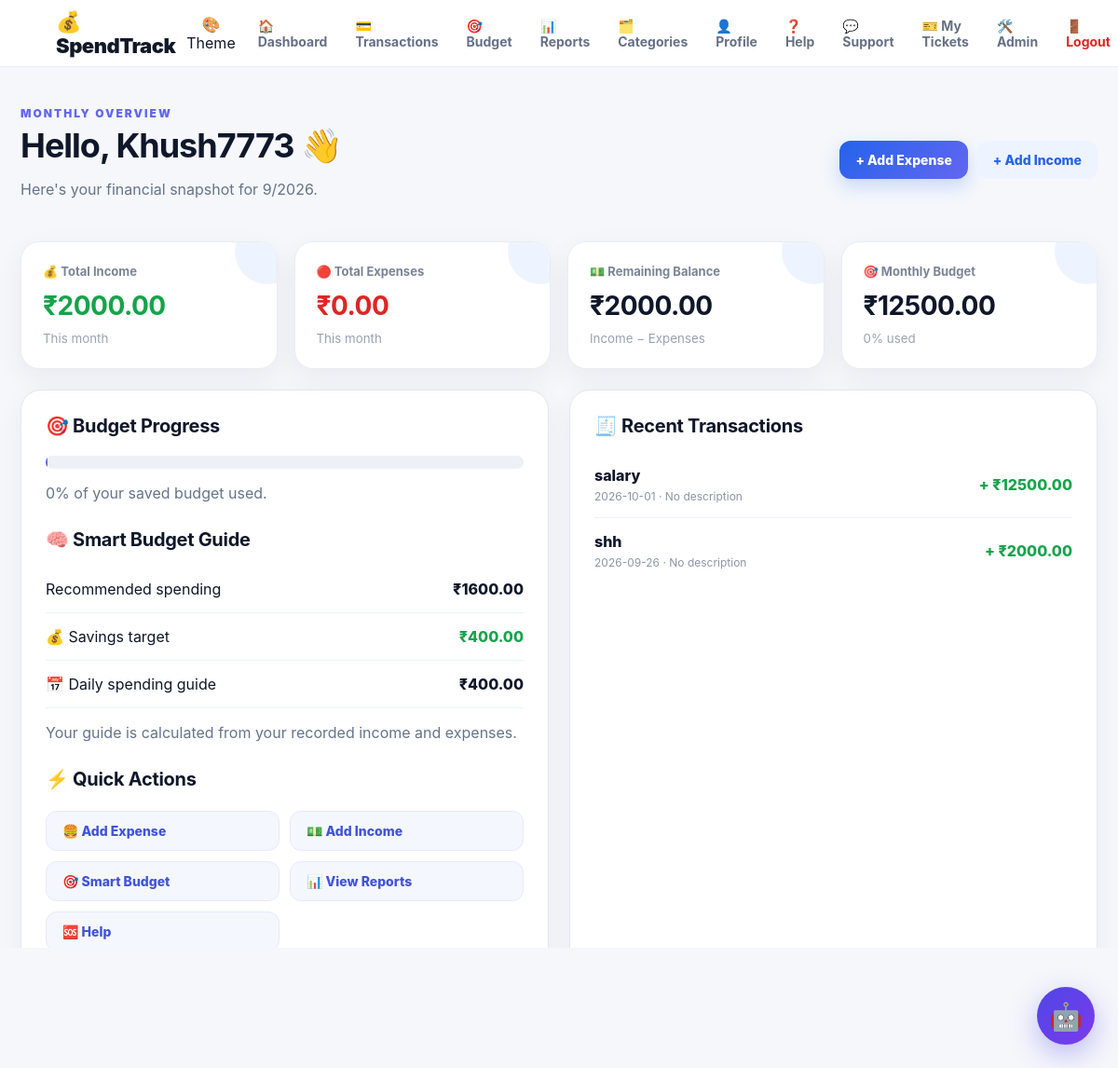
The app's page /dashboard (signed in) with its own data.
### tables this page shows
CREATE TABLE budgets (
        id INTEGER PRIMARY KEY AUTOINCREMENT, user_id INTEGER NOT NULL,
        month INTEGER NOT NULL, year INTEGER NOT NULL, amount REAL NOT NULL,
        UNIQUE(user_id, month, year), FOREIGN KEY(user_id) REFERENCES users(id)
    );

CREATE TABLE transactions (
        id INTEGER PRIMARY KEY AUTOINCREMENT, user_id INTEGER NOT NULL,
        type TEXT NOT NULL, amount REAL NOT NULL, category TEXT,
        source TEXT, payment_method TEXT, description TEXT,
        transaction_date TEXT NOT NULL,
        FOREIGN KEY(user_id) REFERENCES users(id)
    );

### app.py (the view)
@app.route("/dashboard")
@login_required
def dashboard():
    m, y = date.today().month, date.today().year
    income, expense = totals(
        session["user_id"],
        m,
        y
    )
    conn = get_db()
    b = conn.execute("""
        SELECT amount
        FROM budgets
        WHERE user_id = ?
        AND month = ?
        AND year = ?
    """, (
        session["user_id"],
        m,
        y
    )).fetchone()
    recent = conn.execute("""
        SELECT *
        FROM transactions
        WHERE user_id = ?
        ORDER BY transaction_date DESC, id DESC
        LIMIT 6
    """, (
        session["user_id"],
    )).fetchall()
    conn.close()
    budget = float(b["amount"]) if b else 0
    used = min(
        expense / budget * 100,
        100
    ) if budget else 0
    needs_amount = income * 0.50
    wants_amount = income * 0.20
    savings_amount = income * 0.20
    emergency_amount = income * 0.10
    recommended = income * 0.80
    savings_target = income * 0.20
    days_left = max(
        calendar.monthrange(y, m)[1]
        - date.today().day
        + 1,
        1
    )
    daily_guide = max(
        recommended - expense,
        0
    ) / days_left
    suggestions = []
    if income <= 0:
        suggestions.append(
            "💡 Add your monthly salary or income "
            "to generate your personalized plan."
        )
    else:
        suggestions.append(
            f"🏠 Try to keep your essential expenses "
            f"around ₹{needs_amount:,.0f}."
        )
        suggestions.append(
            f"💰 Try to save around "
            f"₹{savings_amount:,.0f} this month."
        )
        suggestions.append(
            f"🎉 Your suggested flexible spending "
            f"limit is ₹{wants_amount:,.0f}."
        )
        suggestions.append(
            f"🚨 Keep around ₹{emergency_amount:,.0f} "
            f"as an emergency reserve."
        )
        if expense > needs_amount:
            suggestions.append(
                "⚠️ Your current spending is higher "
                "than the suggested essential limit."
            )
        if savings_amount > 0 and income - expense < savings_amount:
            suggestions.append(
                "📉 Your current remaining balance is "
                "below the suggested savings target."
            )
        if expense == 0:
            suggestions.append(
                "🌟 No expenses recorded yet. "
                "Start tracking your spending to get "
                "more personalized suggestions."
            )
    return render_template(
        "dashboard.html",
        income=income,
        expense=expense,
        balance=income - expense,
        budget=budget,
        used=used,
        recent=recent,
        month=m,
        year=y,
        recommended=recommended,
        savings_target=savings_target,
        daily_guide=daily_guide,
        needs_amount=needs_amount,
        wants_amount=wants_amount,
        emergency_amount=emergency_amount,
        suggestions=suggestions
    )

### app.py (called while the page is built)
def get_db():
    conn = sqlite3.connect(DATABASE)
    conn.row_factory = sqlite3.Row
    return conn

def login_required(f):
    @wraps(f)
    def decorated_function(*args, **kwargs):
        if "user_id" not in session:
            flash("Please login first.", "error")
            return redirect(url_for("login"))
        return f(*args, **kwargs)
    return decorated_function

def totals(uid, month, year):
    conn=get_db()
    r=conn.execute("""SELECT
    COALESCE(SUM(CASE WHEN type='income' THEN amount ELSE 0 END),0) income,
    COALESCE(SUM(CASE WHEN type='expense' THEN amount ELSE 0 END),0) expense
    FROM transactions WHERE user_id=? AND strftime('%m',transaction_date)=?
    AND strftime('%Y',transaction_date)=?""",(uid,f"{month:02d}",str(year))).fetchone()
    conn.close()
    return float(r["income"]),float(r["expense"])

def user_categories(uid):
    if not uid: return CATEGORIES
    conn=get_db(); rows=conn.execute("SELECT name FROM categories WHERE user_id=? ORDER BY name",(uid,)).fetchall(); conn.close()
    return [r["name"] for r in rows] or CATEGORIES

@app.context_processor
def globals():
    return {"categories":user_categories(session.get("user_id")),"payment_methods":PAYMENT_METHODS,"month_names":MONTH_NAMES,"logged_in":"user_id" in session}

### templates/dashboard.html (shortened to what this page needs)
{% extends "base.html" %}
{% block content %}
<main class="container">
    <section class="hero">
        <div>
            <p class="eyebrow">
                MONTHLY OVERVIEW
            </p>
            <h1>
                Hello, {{ session["user_name"] }} 👋
            </h1>
            <p class="muted">
                Here's your financial snapshot for
                {{ month }}/{{ year }}.
            </p>
        </div>
        <div class="quick">
            <a class="primary"
               href="{{ url_for('add_expense') }}">
                + Add Expense
            </a>
            <a class="secondary"
               href="{{ url_for('add_income') }}">
                + Add Income
            </a>
        </div>
    </section>
    <section class="cards">
        <div class="card">
            <span>💰 Total Income</span>
            <strong class="green">
                ₹{{ "%.2f"|format(income) }}
            </strong>
            <small>
                This month
            </small>
        </div>
        <div class="card">
            <span>🔴 Total Expenses</span>
            <strong class="red">
                ₹{{ "%.2f"|format(expense) }}
            </strong>
            <small>
                This month
            </small>
        </div>
        <div class="card">
            <span>💵 Remaining Balance</span>
            <strong>
                ₹{{ "%.2f"|format(balance) }}
            </strong>
            <small>
                Income − Expenses
            </small>
        </div>
        <div class="card">
            <span>🎯 Monthly Budget</span>
            <strong>
                ₹{{ "%.2f"|format(budget) }}
            </strong>
            <small>
                {{ "%.0f"|format(used) }}% used
            </small>
        </div>
    </section>
    <section class="grid2">
        <section class="panel">
            <h2>
                🎯 Budget Progress
            </h2>
            <div class="progress">
                <div style="width: {{ used }}%"></div>
            </div>
            <p class="muted">
                {{ "%.0f"|format(used) }}%
                of your saved budget used.
            </p>
            <h2 style="margin-top:28px;">
                🧠 Smart Budget Guide
            </h2>
            <div class="tx">
                <span>
                    Recommended spending
                </span>
                <b>
                    ₹{{ "%.2f"|format(recommended) }}
                </b>
            </div>
            <div class="tx">
                <span>
                    💰 Savings target
                </span>
                <b class="green">
                    ₹{{ "%.2f"|format(savings_target) }}
                </b>
            </div>
            <div class="tx">
                <span>
                    📅 Daily spending guide
                </span>
                <b>
                    ₹{{ "%.2f"|format(daily_guide) }}
                </b>
            </div>
            <p class="muted">
                Your guide is calculated from your
                recorded income and expenses.
            </p>
            <h2 style="margin-top:28px;">
                ⚡ Quick Actions
            </h2>
            <div class="actions">
                <a class="action"
                   href="{{ url_for('add_expense') }}">
                    🍔 Add Expense
                </a>
                <a class="action"
                   href="{{ url_for('add_income') }}">
                    💵 Add Income
                </a>
                <a class="action"
                   href="{{ url_for('budget') }}">
                    🎯 Smart Budget
                </a>
                <a class="action"
                   href="{{ url_for('reports') }}">
                    📊 View Reports
                </a>
                <a class="action"
                   href="{{ url_for('help_page') }}">
                    🆘 Help
                </a>
            </div>
            <form
                method="post"
                action="{{ url_for('seed_demo') }}"
                style="margin-top:15px;">
                <button class="secondary full">
                </button>
            </form>
        </section>
        <section class="panel">
            <h2>
                🧾 Recent Transactions
            </h2>
            {% for t in recent %}
            <div class="tx">
                <div>
                    <b>
                        {{ t["category"] or t["source"] }}
                    </b>
                    <small>
                        {{ t["transaction_date"] }}
                        ·
                        {{ t["description"] or "No description" }}
                    </small>
                </div>
                <b class="{{ 'green' if t['type'] == 'income' else 'red' }}">
                    {{ '+' if t['type'] == 'income' else '-' }}
                    ₹{{ "%.2f"|format(t["amount"]) }}
                </b>
            </div>
            {% endfor %}
        </section>
    </section>
</main>
{% endblock %}

### static/style.css (style rules this page uses)
* { box-sizing: border-box; }
html { scroll-behavior: smooth; }
body { margin: 0; font-family: Inter, Arial, sans-serif; background: #f4f7fb; color: #172033; }
a { text-decoration: none; }
button, input, select, textarea { font-family: inherit; }
.container { max-width: 1250px; margin: auto; padding: 42px 22px; }
.hero { display: flex; justify-content: space-between; align-items: center; gap: 25px; margin-bottom: 30px; }
.eyebrow { color: #6366f1; font-size: 12px; font-weight: 900; letter-spacing: 2px; margin: 0 0 8px; }
.hero h1 { font-size: 36px; line-height: 1.1; margin: 0 0 9px; letter-spacing: -1px; }
.muted { color: #7a8496; }
.quick { display: flex; gap: 10px; }
.primary, .secondary, .delete, .action { border: 0; border-radius: 12px; padding: 12px 17px; font-weight: 800; cursor: pointer; font-size: 14px; transition: 0.2s ease; }
.primary { background: linear-gradient(135deg, #2563eb, #6366f1); color: white; box-shadow: 0 8px 20px rgba(37, 99, 235, 0.22); }
.secondary { background: #eef4ff; color: #2563eb; }
.full { width: 100%; }
.cards { display: grid; grid-template-columns: repeat(4, 1fr); gap: 18px; margin-bottom: 22px; }
.card { position: relative; overflow: hidden; background: white; border: 1px solid #e8edf5; border-radius: 20px; padding: 23px; box-shadow: 0 10px 30px rgba(31, 41, 55, 0.06); transition: 0.25s ease; }
.card::after { content: ""; position: absolute; width: 70px; height: 70px; border-radius: 50%; right: -25px; top: -25px; background: #eef4ff; }
.card span { display: block; color: #7a8496; font-size: 13px; font-weight: 700; }
.card strong { display: block; font-size: 28px; margin: 12px 0 7px; letter-spacing: -0.5px; }
.card small { color: #98a2b3; }
.green { color: #16a34a !important; }
.red { color: #dc2626 !important; }
.grid2 { display: grid; grid-template-columns: 1fr 1fr; gap: 22px; }
.panel { background: white; border: 1px solid #e8edf5; border-radius: 22px; padding: 26px; box-shadow: 0 10px 30px rgba(31, 41, 55, 0.05); }
.panel h2 { margin-top: 0; font-size: 20px; letter-spacing: -0.3px; }
.progress { height: 14px; background: #edf1f7; border-radius: 30px; overflow: hidden; margin: 20px 0 9px; }
.progress div { height: 100%; min-width: 2px; background: linear-gradient(90deg, #2563eb, #8b5cf6); border-radius: 30px; transition: width 0.8s ease; }
.tx { display: flex; justify-content: space-between; align-items: center; gap: 15px; padding: 15px 0; border-bottom: 1px solid #edf1f6; }
.tx:last-child { border-bottom: 0; }
.tx b { font-weight: 800; }
.tx small { display: block; color: #8a94a6; margin-top: 5px; font-size: 12px; }
.actions { display: grid; grid-template-columns: 1fr 1fr; gap: 11px; margin-top: 22px; }
.action { display: block; background: #f5f7ff; color: #4054d8; border: 1px solid #e5e9ff; }
.panel form { margin-top: 22px; }
button.secondary { border: 0; }
:root { --bg-color: #f5f7fb; --card-color: #ffffff; --text-color: #0f172a; --muted-color: #64748b; --primary-color: #4f46e5; --border-color: #e2e8f0; }
body { background: var(--bg-color); color: var(--text-color); transition: background 0.3s ease, color 0.3s ease; }
.panel, .authcard, .summary-card, .action-card, .transaction-card { background: var(--card-color); color: var(--text-color); border-color: var(--border-color); }
p, .muted, .auth-subtitle { color: var(--muted-color); }

### records on screen
budgets: amount "12500.00"
transactions: source "salary", transaction_date "2026-10-01", description "No description", type "+", amount "12500.00"
transactions: source "shh", transaction_date "2026-09-26", description "No description", type "+", amount "2000.00"

### other values on screen
{{ session["user_name"] }} "Khush7773"
{{ month }} "9"
{{ year }} "2026"
{{ "%.2f"|format(income) }} "2000.00"
{{ "%.2f"|format(expense) }} "0.00"
{{ "%.2f"|format(balance) }} "2000.00"
{{ "%.0f"|format(used) }} "0"
{{ "%.2f"|format(recommended) }} "1600.00"
{{ "%.2f"|format(savings_target) }} "400.00"
{{ "%.2f"|format(daily_guide) }} "400.00"
